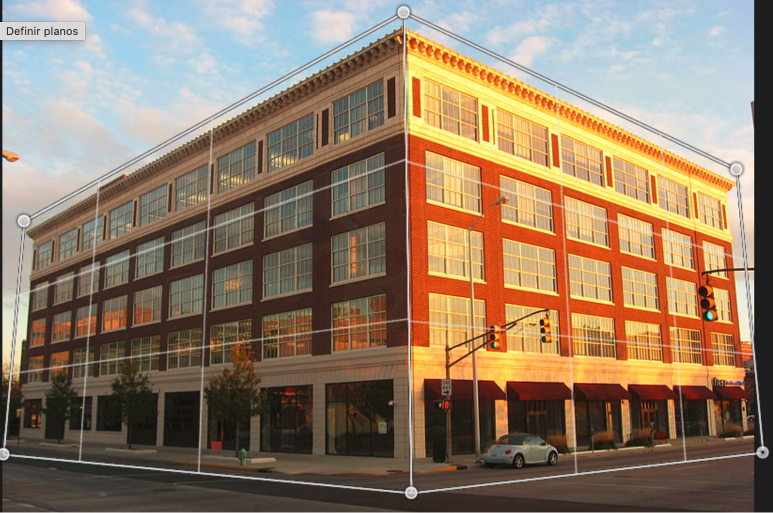
#> input picture imagem.png, 1546 x 1026 px (shown at 1/2 size)
$ python remocao.py
#> lines starting #> are read from the running program, lines starting #| are printed output that depends on the picture
import cv2
import numpy as np
from PIL import Image

img = cv2.imread("imagem.png")
#> img is the input picture: shape (1026, 1546, 3); mean B, G, R 101.6, 123.3, 144.7
cv2.imshow('color image', img)

pts1 = np.float32([[52,440], [10, 908], [810,20], [829,985]])
pts3 = np.float32([[810,20], [829,985], [1480, 341], [1532, 909]])
pts2 = np.float32([[0,0], [0,300], [500, 0], [500, 300]])

M = cv2.getPerspectiveTransform(pts1, pts2)
dst1 = cv2.warpPerspective(img, M, (500,300))
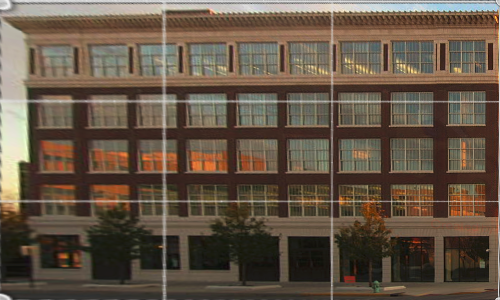
#> dst1: shape (300, 500, 3); mean B, G, R 69.7, 85, 100.1
cv2.imwrite("imagem1.png", dst1)

cv2.imshow('color image', dst1)
cv2.waitKey(0)

M2 = cv2.getPerspectiveTransform(pts3, pts2)
dst2 = cv2.warpPerspective(img, M2, (500,300))
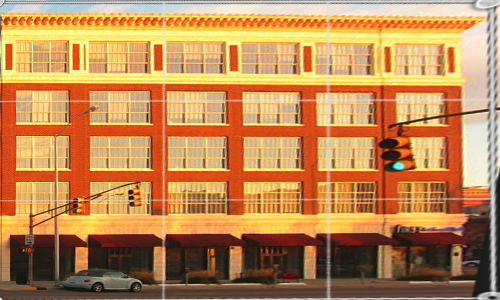
#> dst2: shape (300, 500, 3); mean B, G, R 84.7, 137.3, 190.9

cv2.imwrite("imagem2.png", dst2)

cv2.imshow('color image', dst2)
cv2.waitKey(0)

final = cv2.hconcat([dst1, dst2])
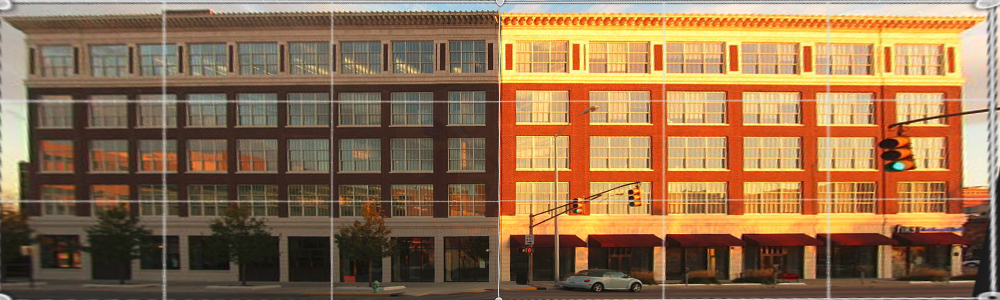
#> final: shape (300, 1000, 3); mean B, G, R 77.2, 111.2, 145.5
cv2.imwrite("imagemfinal.png", final)

cv2.imshow('color image', final)
cv2.waitKey(0)
